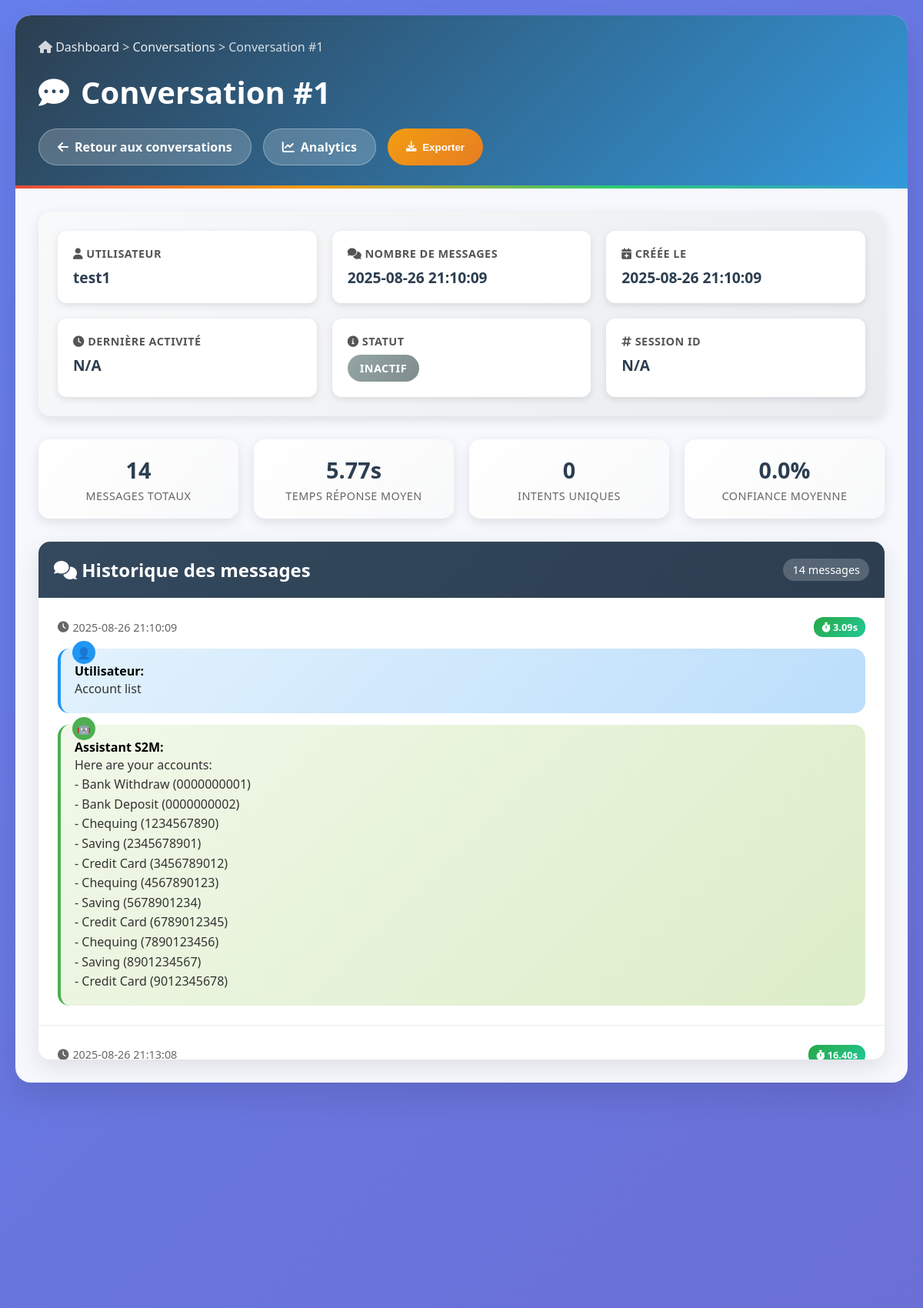
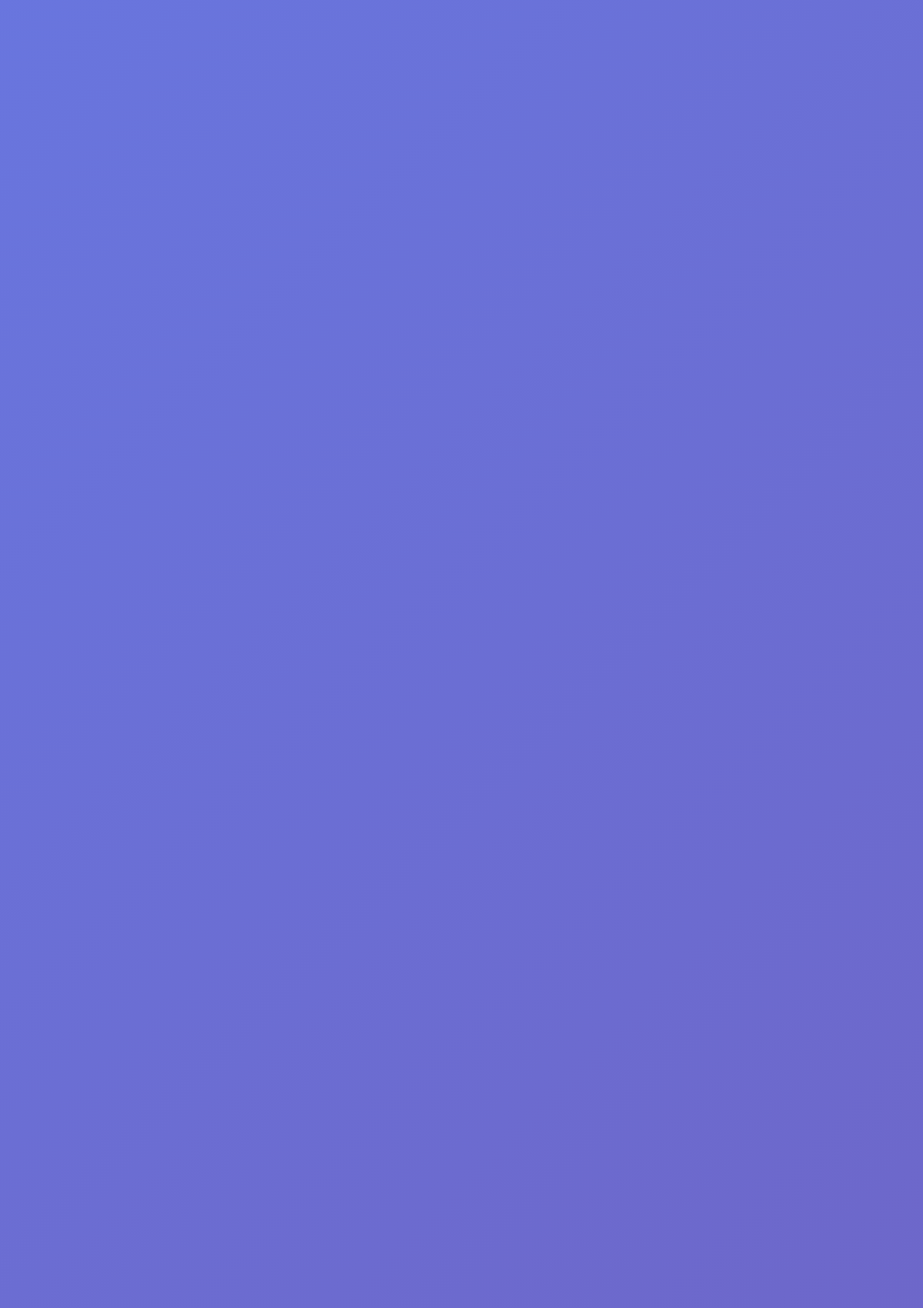
Screenshot of /conversation/1 (signed in, upper part) with the database file from the repository (2 pictures, top to bottom).
### tables this page shows
CREATE TABLE chat_conversations (
            id INTEGER PRIMARY KEY AUTOINCREMENT,
            user_id TEXT NOT NULL,
            created_at TIMESTAMP DEFAULT CURRENT_TIMESTAMP,
            updated_at TIMESTAMP DEFAULT CURRENT_TIMESTAMP
        );

CREATE TABLE chat_messages (
            id INTEGER PRIMARY KEY AUTOINCREMENT,
            conversation_id INTEGER,
            user_message TEXT,
            bot_response TEXT,
            intent_detected TEXT,
            confidence_score REAL,
            timestamp TIMESTAMP DEFAULT CURRENT_TIMESTAMP,
            response_time REAL,
            FOREIGN KEY (conversation_id) REFERENCES chat_conversations (id)
        );

### backOffice.py (the view)
@app.route('/conversation/<int:conv_id>')
@login_required
def conversation_detail(conv_id):
    conn = sqlite3.connect('General_DB.db')
    cursor = conn.cursor()
    cursor.execute('SELECT * FROM chat_conversations WHERE id = ?', (conv_id,))
    conversation = cursor.fetchone()
    cursor.execute('''
        SELECT user_message, bot_response, intent_detected, confidence_score, timestamp, response_time
        FROM chat_messages
        WHERE conversation_id = ?
        ORDER BY timestamp ASC
    ''', (conv_id,))
    messages = cursor.fetchall()
    conn.close()
    if not conversation:
        flash('Conversation non trouvée', 'error')
        return redirect(url_for('conversations'))
    return render_template('conversation_detail.html',
                         conversation=conversation,
                         messages=messages)

### backOffice.py (called while the page is built)
@login_manager.user_loader
def load_user(user_id):
    conn = sqlite3.connect('General_DB.db')
    cursor = conn.cursor()
    cursor.execute('SELECT * FROM admin_users WHERE id = ?', (user_id,))
    user_data = cursor.fetchone()
    conn.close()
    if user_data:
        return AdminUser(user_data[0], user_data[1], user_data[2], user_data[4])
    return None

### templates/conversation_detail.html (shortened to what this page needs)
<!DOCTYPE html>
<html lang="fr">
<head>
    <link href="https://cdnjs.cloudflare.com/ajax/libs/font-awesome/6.0.0/css/all.min.css" rel="stylesheet">
</head>
<body>
    <div class="container fade-in">
        <div class="header">
            <div class="breadcrumb">
                <i class="fas fa-home"></i>
                <a href="{{ url_for('dashboard') }}">Dashboard</a>
                >
                <a href="{{ url_for('conversations') }}">Conversations</a>
                >
                Conversation #{{ conversation[0] }}
            </div>
            <h1>
                <i class="fas fa-comment-dots"></i>
                Conversation #{{ conversation[0] }}
            </h1>
            <div class="nav-buttons">
                <a href="{{ url_for('conversations') }}" class="btn btn-secondary">
                    <i class="fas fa-arrow-left"></i> Retour aux conversations
                </a>
                <a href="{{ url_for('analytics') }}" class="btn btn-secondary">
                    <i class="fas fa-chart-line"></i> Analytics
                </a>
                <button class="btn btn-warning" onclick="exportConversation()">
                    <i class="fas fa-download"></i> Exporter
                </button>
            </div>
        </div>
        <div class="content">
            <div class="conversation-info">
                <div class="info-grid">
                    <div class="info-item">
                        <div class="info-label">
                            <i class="fas fa-user"></i> Utilisateur
                        </div>
                        <div class="info-value">
                            {{ conversation[1] if conversation[1] else 'Anonyme' }}
                        </div>
                    </div>
                    <div class="info-item">
                        <div class="info-label">
                            <i class="fas fa-comments"></i> Nombre de messages
                        </div>
                        <div class="info-value">{{ conversation[2] }}</div>
                    </div>
                    <div class="info-item">
                        <div class="info-label">
                            <i class="fas fa-calendar-plus"></i> Créée le
                        </div>
                        <div class="info-value">
                            {{ conversation[3][:19] if conversation[3] else 'N/A' }}
                        </div>
                    </div>
                    <div class="info-item">
                        <div class="info-label">
                            <i class="fas fa-clock"></i> Dernière activité
                        </div>
                        <div class="info-value">
                            {{ conversation[4][:19] if conversation[4] else 'N/A' }}
                        </div>
                    </div>
                    <div class="info-item">
                        <div class="info-label">
                            <i class="fas fa-info-circle"></i> Statut
                        </div>
                        <div class="info-value">
                            <span class="status-badge status-{{ conversation[5] if conversation[5] else 'inactive' }}">
                                {{ conversation[5] if conversation[5] else 'inactif' }}
                            </span>
                        </div>
                    </div>
                    <div class="info-item">
                        <div class="info-label">
                            <i class="fas fa-hashtag"></i> Session ID
                        </div>
                        <div class="info-value">
                            {{ conversation[6] if conversation[6] and conversation|length > 6 else 'N/A' }}
                        </div>
                    </div>
                </div>
            </div>
            {% if messages %}
            <div class="analytics-summary">
                <div class="analytics-card">
                    <div class="analytics-number">{{ messages|length }}</div>
                    <div class="analytics-label">Messages totaux</div>
                </div>
                <div class="analytics-card">
                    <div class="analytics-number">
                        {{ "%.2f"|format(messages|selectattr('5')|map(attribute='5')|select|list|sum / (messages|selectattr('5')|map(attribute='5')|select|list|length or 1)) }}s
                    </div>
                    <div class="analytics-label">Temps réponse moyen</div>
                </div>
                <div class="analytics-card">
                    <div class="analytics-number">
                        {{ messages|selectattr('2')|map(attribute='2')|select|unique|list|length }}
                    </div>
                    <div class="analytics-label">Intents uniques</div>
                </div>
                <div class="analytics-card">
                    <div class="analytics-number">
                        {{ "%.1f"|format((messages|selectattr('3')|map(attribute='3')|select|list|sum or 0) / (messages|selectattr('3')|map(attribute='3')|select|list|length or 1) * 100) }}%
                    </div>
                    <div class="analytics-label">Confiance moyenne</div>
                </div>
            </div>
            {% endif %}
            <div class="messages-container">
                <div class="messages-header">
                    <h2>
                        <i class="fas fa-comments"></i>
                        Historique des messages
                    </h2>
                    <div class="messages-count">
                        {{ messages|length }} message{{ 's' if messages|length > 1 else '' }}
                    </div>
                </div>
                {% if messages %}
                <div class="messages-list" id="messagesList">
                    {% for message in messages %}
                    <div class="message-item fade-in" style="animation-delay: {{ loop.index0 * 0.1 }}s">
                        <div class="message-header">
                            <div class="message-timestamp">
                                <i class="fas fa-clock"></i>
                                {{ message[4][:19] if message[4] else 'N/A' }}
                            </div>
                            <div class="message-meta">
                                {% if message[5] %}
                                <span class="response-time">
                                    <i class="fas fa-stopwatch"></i>
                                    {{ "%.2f"|format(message[5]) }}s
                                </span>
                                {% endif %}
                            </div>
                        </div>
                        {% if message[0] %}
                        <div class="user-message">
                            <strong>Utilisateur:</strong>
                            <div class="message-text">{{ message[0] }}</div>
                        </div>
                        {% endif %}
                        {% if message[1] %}
                        <div class="bot-response">
                            <strong>Assistant S2M:</strong>
                            <div class="message-text">{{ message[1] }}</div>
                        </div>
                        {% endif %}
                    </div>
                    {% endfor %}
                </div>
                {% else %}
                <div class="empty-state">
                    <i class="fas fa-comment-slash"></i>
                    <h3>Aucun message</h3>
                    <p>Cette conversation ne contient aucun message pour le moment.</p>
                </div>
                {% endif %}
            </div>
        </div>
    </div>
</body>
</html>

### rows the page displays
chat_conversations: id "1", user "test1", created_at "2025-08-26 21:10:09", updated_at "2025-08-26 21:10:09"
chat_messages: timestamp "2025-08-26 21:10:09", response_time "3.09", user_message "Account list", bot_response "Here are your accounts: - Bank Withdraw (0000000001) - Bank Deposit (0000000002) - Chequing (1234567890) - Saving (2345678901) - Credit Card (3456789012) - Chequing (4567890123) - Saving (5678901234) - Credit Card (6789012345) - Chequing (7890123456) - Saving (8901234567) - Credit Card (9012345678)"
chat_messages: timestamp "2025-08-26 21:13:08", response_time "16.40"

### other values shown
{{ conversation[4][:19] if conversation[4] else 'N/A' }} "N/A"
{{ conversation[5] if conversation[5] else 'inactif' }} "INACTIF"
{{ messages|length }} "14"
{{ messages|selectattr('2')|map(attribute='2')|select|unique|list|length }} "0"
{{ 's' if messages|length > 1 else '' }} "s"
